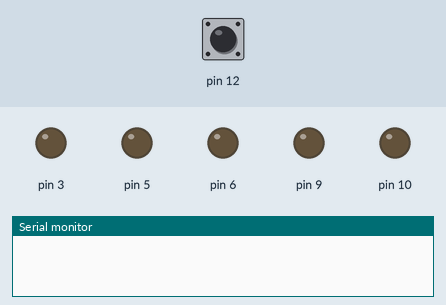
This sketch was run on a simulated Arduino Uno, built with avr-gcc and run on an emulated ATmega328P. Shown: output pins drawn as LEDs (lit = HIGH), the last lines printed to the serial monitor. Inputs (shaded band) come from the test bench; at power-on: pin 12 HIGH.

Above: at 1.2 s.
1.3 s: pin 12 pulled LOW for 1 s
At 2.05 s:
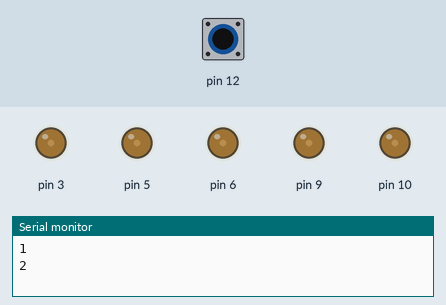
At 2.9 s:
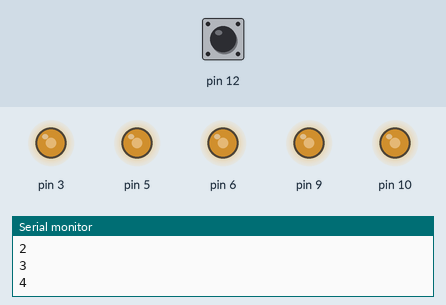
4.0 s: pin 12 pulled LOW for 0.15 s
At 5.5 s:
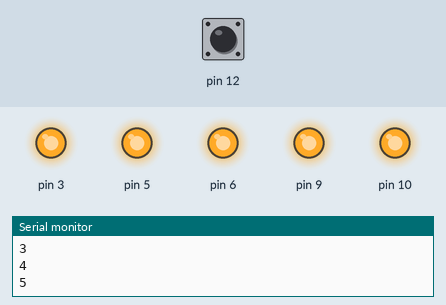
Timing chart, 0 to 7.0 s (numbered marks = the images above; inputs shaded):
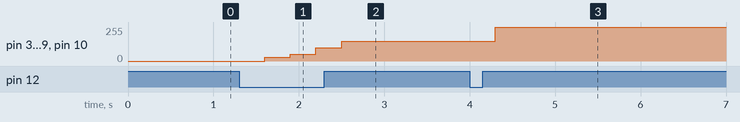

Measured:
- after the input at 1.3 s, pin 3, pin 5, pin 6, pin 9, pin 10: 0/255 → 30/255 after 0.30 s, → 50/255 0.30 s later, → 100/255 0.30 s later, → 150/255 0.30 s later
- after the input at 4.0 s, pin 3, pin 5, pin 6, pin 9, pin 10: 150/255 → 255/255 after 0.30 s

The sketch:

PullUpButton.ino
```cpp
int pinState;
int count = 0;
void setup() {
  // put your setup code here, to run once:
  Serial.begin(9600);
  pinMode(12, INPUT_PULLUP);

  pinMode(3, OUTPUT);
  pinMode(5, OUTPUT);
  pinMode(6, OUTPUT);
  pinMode(9, OUTPUT);
  pinMode(10, OUTPUT);
}

void loop() {
  // put your main code here, to run repeatedly:

  pinState = digitalRead(12);

  if (pinState == LOW) {
    count++;
    delay(300);
    Serial.println(count);

    if (count == 1) {
      analogWrite(3, 30);
      analogWrite(5, 30);
      analogWrite(6, 30);
      analogWrite(9, 30);
      analogWrite(10, 30);

    } else if (count == 2) {
      analogWrite(3, 50);
      analogWrite(5, 50);
      analogWrite(6, 50);
      analogWrite(9, 50);
      analogWrite(10, 50);

    } else if (count == 3) {
      analogWrite(3, 100);
      analogWrite(5, 100);
      analogWrite(6, 100);
      analogWrite(9, 100);
      analogWrite(10, 100);

    } else if (count == 4) {
      analogWrite(3, 150);
      analogWrite(5, 150);
      analogWrite(6, 150);
      analogWrite(9, 150);
      analogWrite(10, 150);

    } else if (count == 5) {
      analogWrite(3, 255);
      analogWrite(5, 255);
      analogWrite(6, 255);
      analogWrite(9, 255);
      analogWrite(10, 255);
    }
    else{
      analogWrite(3, 0);
      analogWrite(5, 0);
      analogWrite(6, 0);
      analogWrite(9, 0);
      analogWrite(10, 0);
      count = 0;
    }
  }

  // if(pinState == LOW){
  //   digitalWrite(2, HIGH);
  //   digitalWrite(3, HIGH);
  //   digitalWrite(4, HIGH);
  //   digitalWrite(5, HIGH);
  //   digitalWrite(6, HIGH);
  // }
  // else if ( pinState == HIGH){
  //   digitalWrite(2, LOW);
  //   digitalWrite(3, LOW);
  //   digitalWrite(4, LOW);
  //   digitalWrite(5, LOW);
  //   digitalWrite(6, LOW);
  // }

  // Serial.println(pinState);
  // delay(200);
}
```
